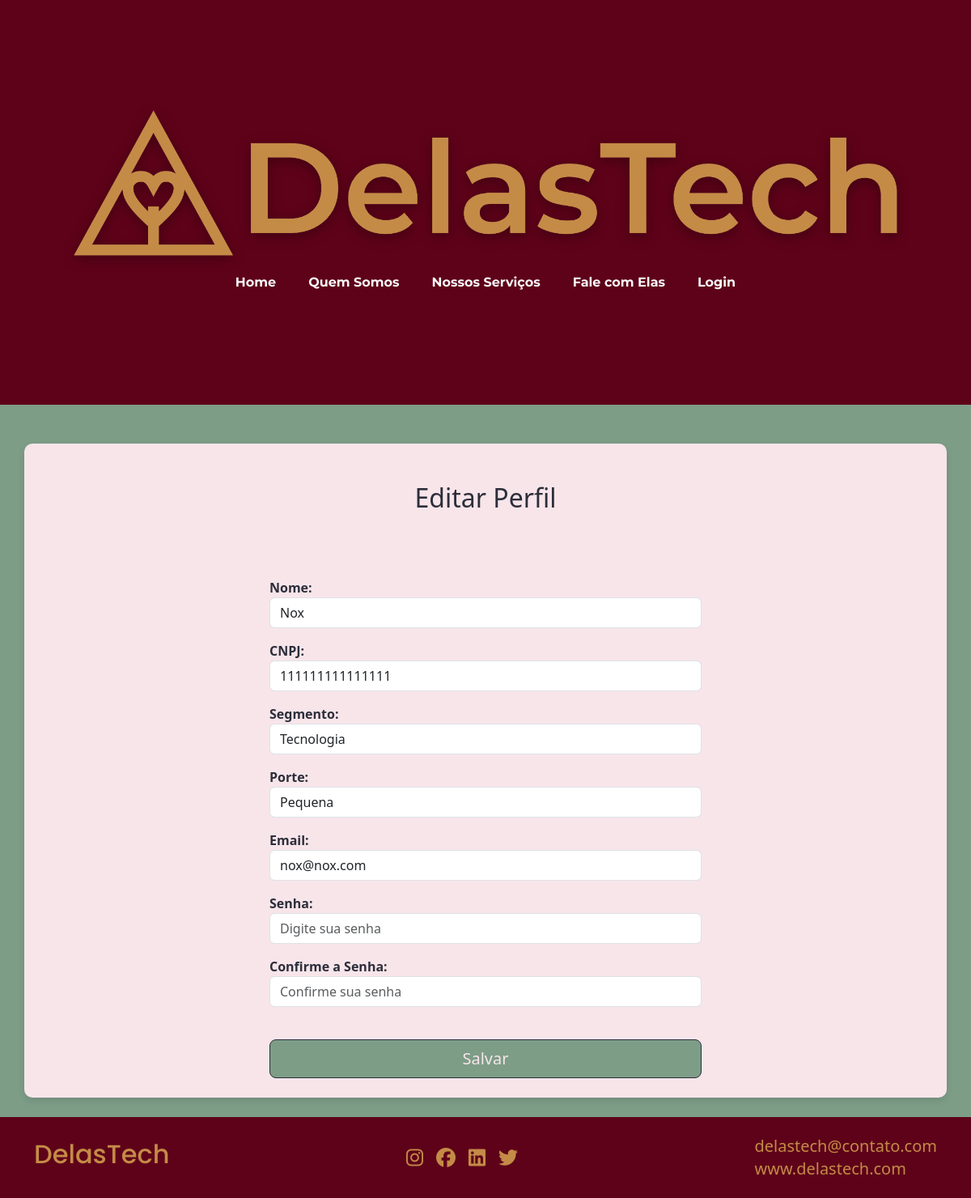
The app's page /empresa/editarempresa/1/ with its own data.
### empresa/models.py (models this page shows, shortened)
class Empresa(models.Model):
    PORTE_CHOICES = [
        ('PE', 'Pequena'),
        ('ME', 'Média'),
        ('GR', 'Grande'),
    ]
    user = models.OneToOneField(User, on_delete=models.CASCADE,default=None)
    nome = models.CharField(max_length=100)
    cnpj = models.CharField(max_length=18, unique=True)
    seguimento = models.CharField(max_length=20)
    porte = models.CharField(max_length=2, choices=PORTE_CHOICES)
    email = models.EmailField(unique=True)
    class Meta:
        verbose_name = "Empresa"
        ordering = ['nome','seguimento']

### empresa/views.py (the view, shortened to what this page needs)
# urls.py: path('editarempresa/<int:id>/', Edicao.as_view(), name="editarempresa"),
class Edicao(UpdateView):
    model = Empresa
    form_class = FormEmpresa
    template_name = 'empresa/nova.html'
    success_url = reverse_lazy('perfilemp')
    pk_url_kwarg = 'id'
    def get_context_data(self, **kwargs):
        context = super().get_context_data(**kwargs)
        context['pagina'] = 'Editar Cadastro | DelasTech'
        context['titulo'] = 'Editar Perfil'
        context['botao'] = 'Salvar'
        return context

### empresa/forms.py (shortened to what this page needs)
class FormEmpresa(forms.ModelForm):
    senha = forms.CharField(widget=forms.PasswordInput(attrs={'class': 'form-control', 'placeholder': 'Digite sua senha'}))
    confirmacao_senha = forms.CharField(label="Confirme a Senha", widget=forms.PasswordInput(attrs={'class': 'form-control', 'placeholder': 'Confirme sua senha'}))
    class Meta:
        model = Empresa
        fields = [
            'nome',
            'cnpj',
            'seguimento',
            'porte',
            'email',
        ]
        widgets = {
                'nome':forms.TextInput(attrs={"class":"form-control","placeholder":"Nome da Empresa"}),
                'cnpj': forms.TextInput(attrs={"class":"form-control","placeholder":"Digite o CNPJ"}),
                'seguimento': forms.TextInput(attrs={"class":"form-control","placeholder":"Seguimento de Mercado"}),
                'porte': forms.Select(attrs={"class":"form-control","placeholder":"Porte da Empresa"}),
                'email': forms.EmailInput(attrs={'class': 'form-control', 'placeholder': 'Digite seu email'})
            }

### templates/empresa/nova.html (shortened to what this page needs)
{% extends 'base.html' %}
{% block content %}
<section class="container mt-5" style="background-color: #f7e5ea; border-radius: 10px; box-shadow: 0 4px 8px rgba(0, 0, 0, 0.1); color: #2c2e3a;">
    <section class="container p-5 m5 d-flex align-items-center justify-content-center">
        <div class="text-center mb-4">
            <h2>{{ titulo }}</h2>
        </div>
    </section>
    <section class="container">
        <form action="" method="post" class="needs-validation" novalidate>
            <div class="row justify-content-center">
                <div class="col-md-6">
                    <div class="form-group mb-3">
                        <label for="id_nome"><strong>Nome:</strong></label>
                        {{ form.nome }}
                    </div>
                    <div class="form-group mb-3">
                        <label for="id_cnpj"><strong>CNPJ:</strong></label>
                        {{ form.cnpj }}
                    </div>
                    <div class="form-group mb-3">
                        <label for="id_segmento"><strong>Segmento:</strong></label>
                        {{ form.seguimento }}
                    </div>
                    <div class="form-group mb-3">
                        <label for="id_porte"><strong>Porte:</strong></label>
                        {{ form.porte }}
                    </div>
                    <div class="form-group mb-3">
                        <label for="id_email"><strong>Email:</strong></label>
                        {{ form.email }}
                    </div>
                    <div class="form-group mb-3">
                        <label for="id_senha"><strong>Senha:</strong></label>
                        {{ form.senha }}
                    </div>
                    {% if form.confirmacao_senha %}
                    <div class="form-group mb-3">
                        <label for="id_confirmacao_senha"><strong>Confirme a Senha:</strong></label>
                        {{ form.confirmacao_senha }}
                    </div>
                    {% endif %}
                </div>
                <div class="d-grid gap-2 col-6 m-4">
                    <button class="btn btn-primary btn-lg" style="background-color: #7d9d87; border-color: #2c2e3a; color: #f7e5ea" type="submit">{{ botao }}</button>
                </div>
            </div>
        </form>
    </section>
</section>
{% endblock %}

### records on screen
Empresa: nome "Nox", cnpj "111111111111111", seguimento "Tecnologia", porte "Pequena", email "nox@nox.com"

### other values on screen
{{ titulo }} "Editar Perfil"
{{ botao }} "Salvar"
